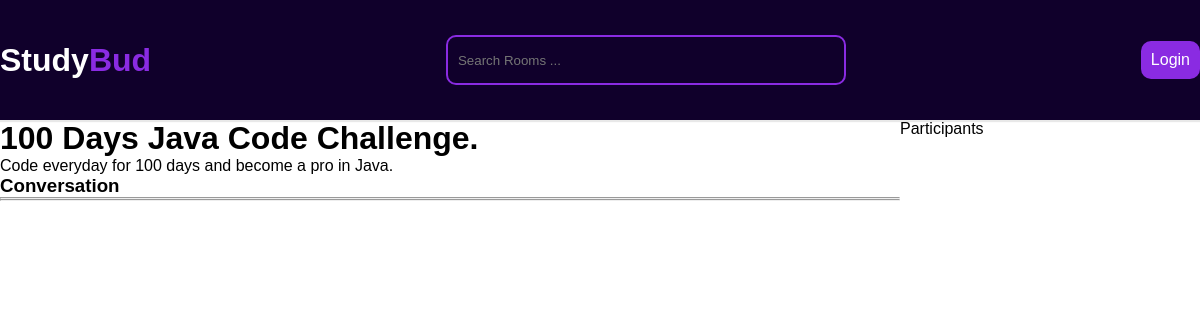
Page /room/2/ on the committed database.
### myApp/models.py (models this page shows, shortened)
class Room(models.Model):
    host = models.ForeignKey(User,on_delete=models.SET_NULL,null=True)
    topic = models.ForeignKey(Topic,on_delete=models.SET_NULL,null=True)
    name = models.CharField(max_length=200)
    description = models.TextField(null=True,blank=True)
    participants = models.ManyToManyField(User,related_name='participants',blank=True)
    updated = models.DateTimeField(auto_now=True)
    created = models.DateTimeField(auto_now_add=True)
    class Meta:
        ordering = ['-updated','-created']

### myApp/views.py (the view, shortened to what this page needs)
# urls.py: path('room/<str:pk>/',views.room,name='room'),
def room(request, pk):
    room = Room.objects.get(id=pk)
    room_messages = room.message_set.all()
    participants = room.participants.all()
    context = {'room': room, 'room_messages': room_messages,
               'participants': participants}
    return render(request, 'myApp/room.html', context)

### myApp/templates/myApp/room.html (shortened to what this page needs)
{% extends 'main.html' %}
{% block content %}
<div class="room-container">
    <div>
<h1>{{room.name}}</h1>
<p>{{room.description}}</p>
<div class="comment-wrapper">
    <h3>Conversation</h3>
    <hr>
</div>
</div>
<div>Participants</div>
<hr>
</div>
{% endblock content%}

### static/styles/main.css (style rules this page uses)
* { margin: 0; padding: 0; box-sizing: border-box; }
body { background-color: #ffffff; font-family: Arial, fantasy; }

### myApp/templates/myApp/room.html (style rules this page uses)
.room-container { display: grid; grid-template-columns: 3fr 1fr; }

### rows in the picture
Room: name "100 Days Java Code Challenge.", description "Code everyday for 100 days and become a pro in Java."
